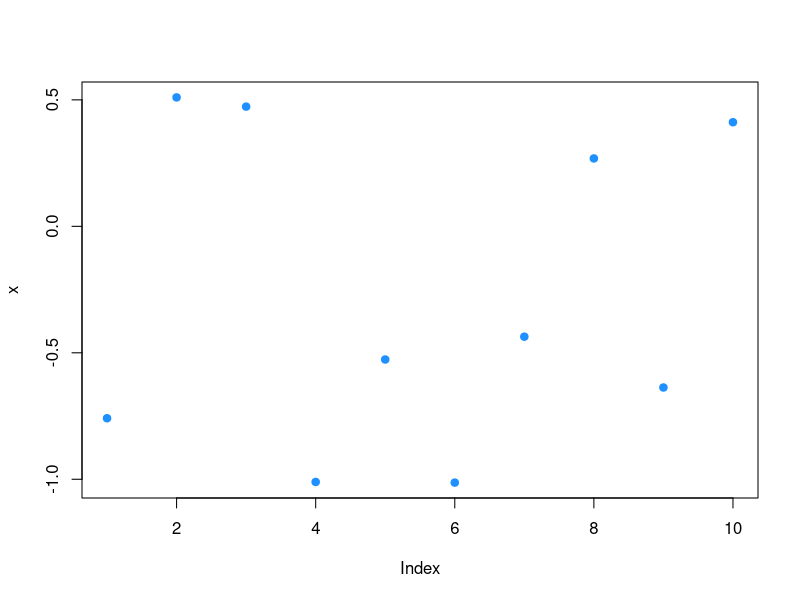

The R source for this figure:
## ---- chunk 1
x = rnorm(10)
plot(x,pch=19,col="dodgerblue")
## ---- chunk 2
y = rbinom(20,size=1,prob=0.5)
table(y)
